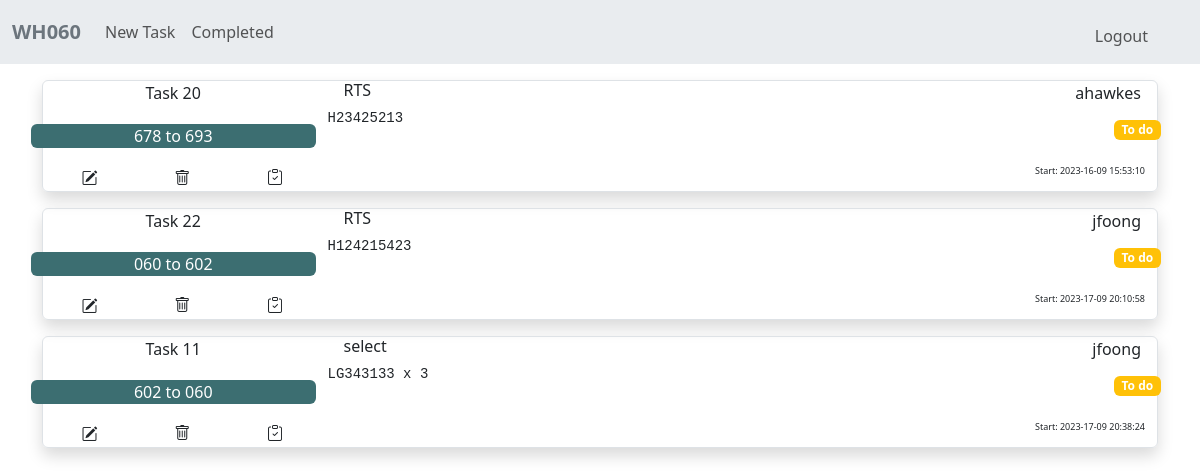
Page / (signed in) on the earlier database version.
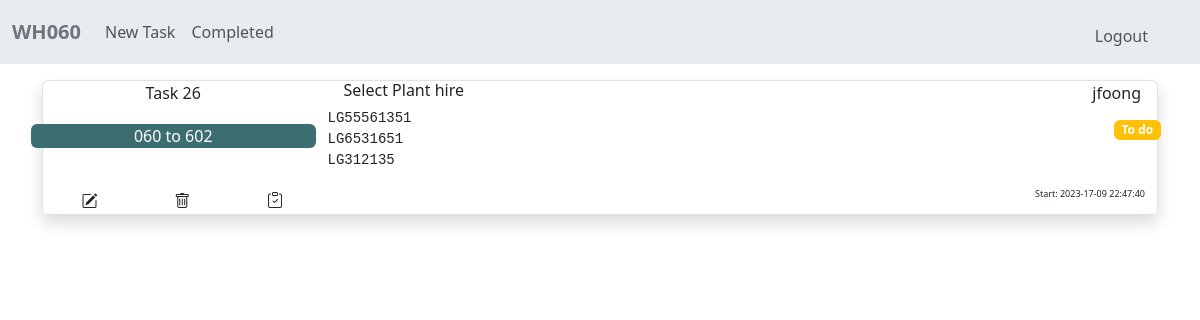
Same page on the later database version.
### tables this page shows
CREATE TABLE tasks (task_id INTEGER PRIMARY KEY AUTOINCREMENT NOT NULL, user_id INTEGER NOT NULL, task_name TEXT NOT NULL, reference TEXT NOT NULL, task TEXT NOT NULL, datetime DATETIME, status TEXT DEFAULT "To do", completed_datetime DATETIME, FOREIGN KEY (user_id) REFERENCES users(id));

CREATE TABLE users (id INTEGER PRIMARY KEY AUTOINCREMENT NOT NULL, username TEXT NOT NULL);

### app.py (the view)
@app.route("/")
@login_required
def index():
    conn = sqlite3.connect(my_file)
    conn.row_factory = sqlite3.Row
    cur = conn.cursor()
    res = cur.execute(
        "SELECT * FROM tasks JOIN users ON id = user_id WHERE status = 'To do' ORDER BY datetime"
    )
    tasks = res.fetchall()
    cur.close()
    conn.close()
    return render_template("index.html", tasks=tasks)

### app.py (called while the page is built)
@app.after_request
def after_request(response):
    response.headers["Cache-Control"] = "no-cache, no-store, must-revalidate"
    response.headers["Expires"] = 0
    response.headers["Pragma"] = "no-cache"
    return response

### helpers.py (called while the page is built)
def login_required(f):
    @wraps(f)
    def decorated_function(*args, **kwargs):
        if session.get("user_id") is None:
            return redirect("/login")
        return f(*args, **kwargs)
    return decorated_function

### templates/index.html (shortened to what this page needs)
{% extends "layout.html" %}
{% block main %}
{% for task in tasks %}
<div class="container px-0 my-3 border shadow text-center rounded">
  <div class="row no-gutters px-0">
    <div class="col-3 px-0">
      <span>Task {{ task.task_id }}</span>
    </div>
    <div class="col">
      <h6 class="text-start mx-3">{{ task.reference }}</h6>
    </div>
    <div class="col-3 d-flex justify-content-end">
      <span class="pe-3">{{ task.username }} </span>
    </div>
  </div>
  <div class="row no-gutters">
    <div class="col-3 rounded my-3 p-0">
      <div class="container rounded px-2 task_name_box">
      <span>{{ task.task_name }}</span>
      </div>
    </div>
    <div class="col-6 text-start">
      <pre class="task_text">
            {{ task.task }}
      </pre>
    </div>
    <div class="col-3 text-end p-2">
      <span class="badge bg-warning">{{ task.status }}</span>
    </div>
  </div>
  <div class="container">
    <div class="row no-gutters p-0">
      <div class="col-1 d-flex justify-content-center rounded-start p-0 m-0">
        <form action="/edittask" method="get">
          <button type="submit" class="btn m-0 p-0" name=task_id value="{{ task.task_id }}">
              <i class="bi bi-pencil-square"></i></button>
        </form>
      </div>
      <div class="col-1 d-flex justify-content-center px-0 m-0">
        <button type="button" class="btn m-0 p-0" data-bs-toggle="modal" data-bs-target="#confirmdelete_{{ task.task_id }}"><i
            class="bi bi-trash"></i></button>
      </div>
      <div class="col-1 d-flex justify-content-center px-0 m-0">
        <form action="/completetask" method="post">
          <button type="submit" class="btn m-0 p-0 d-flex flex-row-reverse" name=task_id value="{{ task.task_id }}"><i
              class="bi bi-clipboard-check"></i></button>
        </form>
      </div>
      <div class="col-6">
      </div>
      <div class="col-3 d-flex justify-content-end">
        <span class="date_time">Start: {{ task.datetime }}</span>
      </div>
    </div>
  </div>
</div>
{% endfor %}
{% endblock %}

### templates/layout.html (shortened to what this page needs)
<!DOCTYPE html>
<html lang="en">
<head>
  <link href="https://cdn.jsdelivr.net/npm/bootstrap@5.3.1/dist/css/bootstrap.min.css" rel="stylesheet"
>
  <link rel="stylesheet" href="https://cdn.jsdelivr.net/npm/bootstrap-icons@1.10.5/font/bootstrap-icons.css">
  <link rel="stylesheet" href='/static/style.css' />
</head>
<body>
  <nav class="navbar navbar-expand-lg navbar-light bg-body-secondary">
    <div class="container-xxl">
      <a href="/" class="navbar-brand">
        <span class="fw-bold text-secondary">WH060</span>
      </a>
      <div class="collapse navbar-collapse align-center" id="main-nav">
        {% if session["user_id"] %}
        <ul class="navbar-nav">
          <li class="nav-item">
            <a class="nav-link" href="/newtask">New Task</a>
          </li>
          <li class="nav-item">
            <a class="nav-link" href="/completed">Completed</a>
          </li>
        </ul>
        <ul class="navbar-nav ms-auto mt-2">
          <li class="nav-item">
            <a class="nav-link" href="/logout">Logout</a>
          </li>
          <ul>
            {% endif %}
      </div>
  </nav>
  <main class="container text-center">
    {% block main %}{% endblock %}
  </main>
</body>
</html>

### static/style.css (style rules this page uses)
.task_name_box { background-color: #3C6E71; color: #ffffff; }
.task_text { white-space: pre-line; }
.date_time { font-size: xx-small; }

Differences in the rows shown:
no longer on this page (row edited): tasks: task_id "20", reference "RTS", username "ahawkes", task_name "678 to 693", task "H23425213", status "To do", datetime "2023-16-09 15:53:10"
removed tasks: task_id "22", reference "RTS", username "jfoong", task_name "060 to 602", task "H124215423", status "To do", datetime "2023-17-09 20:10:58"
removed tasks: task_id "11", reference "select", username "jfoong", task_name "602 to 060", task "LG343133 x 3", status "To do", datetime "2023-17-09 20:38:24"
added tasks: task_id "26", reference "Select Plant hire", username "jfoong", task_name "060 to 602", task "LG55561351 LG6531651 LG312135", status "To do", datetime "2023-17-09 22:47:40"
